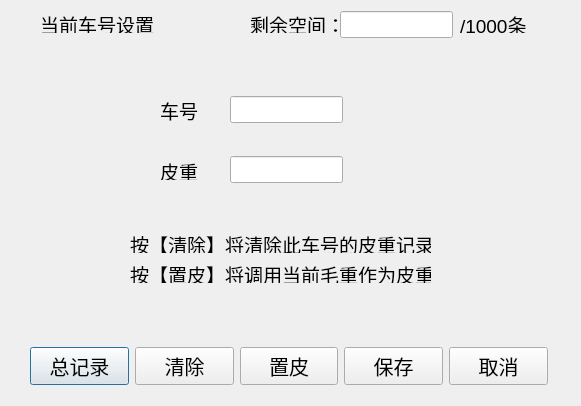
<?xml version="1.0" encoding="UTF-8"?>
<ui version="4.0">
 <class>Chehao</class>
 <widget class="QDialog" name="Chehao">
  <property name="geometry">
   <rect>
    <x>0</x>
    <y>0</y>
    <width>581</width>
    <height>406</height>
   </rect>
  </property>
  <property name="windowTitle">
   <string>Dialog</string>
  </property>
  <widget class="QLabel" name="label_2">
   <property name="geometry">
    <rect>
     <x>250</x>
     <y>16</y>
     <width>91</width>
     <height>17</height>
    </rect>
   </property>
   <property name="font">
    <font>
     <pointsize>14</pointsize>
    </font>
   </property>
   <property name="text">
    <string>剩余空间：</string>
   </property>
  </widget>
  <widget class="QLabel" name="label_3">
   <property name="geometry">
    <rect>
     <x>460</x>
     <y>16</y>
     <width>91</width>
     <height>17</height>
    </rect>
   </property>
   <property name="font">
    <font>
     <pointsize>14</pointsize>
    </font>
   </property>
   <property name="text">
    <string>/1000条</string>
   </property>
  </widget>
  <widget class="QLineEdit" name="lineEdit">
   <property name="geometry">
    <rect>
     <x>340</x>
     <y>11</y>
     <width>113</width>
     <height>27</height>
    </rect>
   </property>
  </widget>
  <widget class="QLineEdit" name="lineEdit_3">
   <property name="geometry">
    <rect>
     <x>230</x>
     <y>156</y>
     <width>113</width>
     <height>27</height>
    </rect>
   </property>
  </widget>
  <widget class="QLabel" name="label">
   <property name="geometry">
    <rect>
     <x>40</x>
     <y>16</y>
     <width>121</width>
     <height>17</height>
    </rect>
   </property>
   <property name="font">
    <font>
     <pointsize>14</pointsize>
    </font>
   </property>
   <property name="text">
    <string>当前车号设置</string>
   </property>
  </widget>
  <widget class="QWidget" name="layoutWidget">
   <property name="geometry">
    <rect>
     <x>30</x>
     <y>346</y>
     <width>518</width>
     <height>40</height>
    </rect>
   </property>
   <property name="font">
    <font>
     <pointsize>15</pointsize>
    </font>
   </property>
   <layout class="QHBoxLayout" name="horizontalLayout_2">
    <item>
     <layout class="QHBoxLayout" name="horizontalLayout">
      <item>
       <widget class="QPushButton" name="totalrecords">
        <property name="font">
         <font>
          <pointsize>15</pointsize>
         </font>
        </property>
        <property name="text">
         <string>总记录</string>
        </property>
       </widget>
      </item>
      <item>
       <widget class="QPushButton" name="clear">
        <property name="font">
         <font>
          <pointsize>15</pointsize>
         </font>
        </property>
        <property name="text">
         <string>清除</string>
        </property>
       </widget>
      </item>
      <item>
       <widget class="QPushButton" name="skinset">
        <property name="font">
         <font>
          <pointsize>15</pointsize>
         </font>
        </property>
        <property name="text">
         <string>置皮</string>
        </property>
       </widget>
      </item>
      <item>
       <widget class="QPushButton" name="store">
        <property name="font">
         <font>
          <pointsize>15</pointsize>
         </font>
        </property>
        <property name="text">
         <string>保存</string>
        </property>
       </widget>
      </item>
      <item>
       <widget class="QPushButton" name="cancel">
        <property name="font">
         <font>
          <pointsize>15</pointsize>
         </font>
        </property>
        <property name="text">
         <string>取消</string>
        </property>
       </widget>
      </item>
     </layout>
    </item>
   </layout>
  </widget>
  <widget class="QLabel" name="label_7">
   <property name="geometry">
    <rect>
     <x>130</x>
     <y>266</y>
     <width>301</width>
     <height>17</height>
    </rect>
   </property>
   <property name="font">
    <font>
     <pointsize>14</pointsize>
    </font>
   </property>
   <property name="text">
    <string>按【置皮】将调用当前毛重作为皮重</string>
   </property>
  </widget>
  <widget class="QLabel" name="label_6">
   <property name="geometry">
    <rect>
     <x>130</x>
     <y>236</y>
     <width>301</width>
     <height>17</height>
    </rect>
   </property>
   <property name="font">
    <font>
     <pointsize>14</pointsize>
    </font>
   </property>
   <property name="text">
    <string>按【清除】将清除此车号的皮重记录</string>
   </property>
  </widget>
  <widget class="QLineEdit" name="lineEdit_2">
   <property name="geometry">
    <rect>
     <x>230</x>
     <y>96</y>
     <width>113</width>
     <height>27</height>
    </rect>
   </property>
  </widget>
  <widget class="QLabel" name="label_5">
   <property name="geometry">
    <rect>
     <x>160</x>
     <y>163</y>
     <width>41</width>
     <height>17</height>
    </rect>
   </property>
   <property name="font">
    <font>
     <pointsize>14</pointsize>
    </font>
   </property>
   <property name="text">
    <string>皮重</string>
   </property>
  </widget>
  <widget class="QLabel" name="label_4">
   <property name="geometry">
    <rect>
     <x>160</x>
     <y>100</y>
     <width>41</width>
     <height>21</height>
    </rect>
   </property>
   <property name="font">
    <font>
     <pointsize>14</pointsize>
    </font>
   </property>
   <property name="text">
    <string>车号</string>
   </property>
  </widget>
 </widget>
 <resources/>
 <connections/>
</ui>
